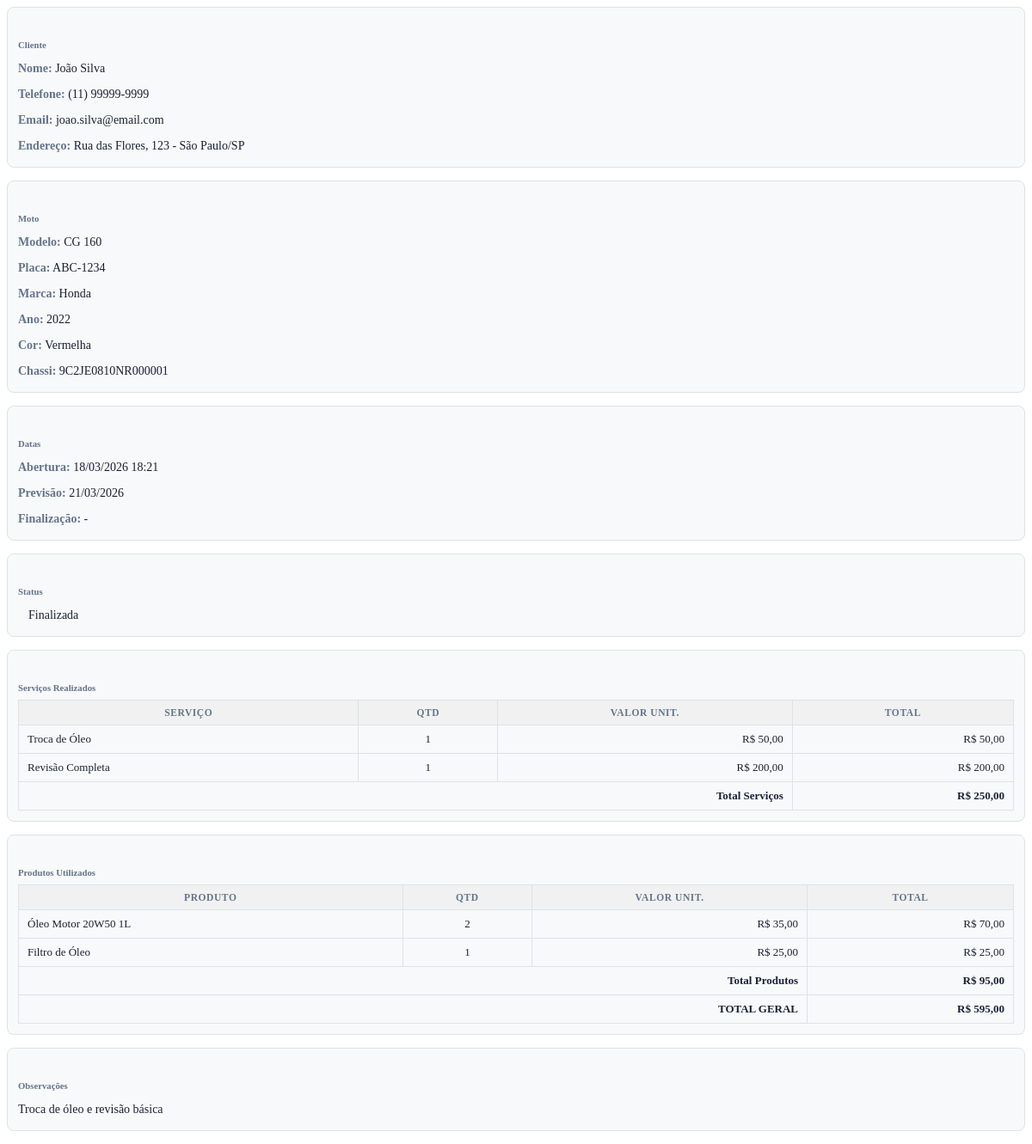
The page /modules/os/carregar_detalhes_os.php?id=1 (signed in) on the database its author committed.
### tables this page shows
CREATE TABLE `ordens_servico` (
  `id` int(11) NOT NULL,
  `numero_os` varchar(20) NOT NULL,
  `cliente_id` int(11) NOT NULL,
  `moto_id` int(11) NOT NULL,
  `status` enum('aberta','em_andamento','aguardando_pecas','finalizada','cancelada') DEFAULT 'aberta',
  `data_abertura` timestamp NULL DEFAULT CURRENT_TIMESTAMP,
  `data_previsao` date DEFAULT NULL,
  `data_finalizacao` date DEFAULT NULL,
  `observacoes` text,
  `created_by` int(11) DEFAULT NULL
);

CREATE TABLE `clientes` (
  `id` int(11) NOT NULL,
  `nome` varchar(100) NOT NULL,
  `cpf_cnpj` varchar(20) DEFAULT NULL,
  `telefone` varchar(20) DEFAULT NULL,
  `email` varchar(100) DEFAULT NULL,
  `endereco` text,
  `created_at` timestamp NULL DEFAULT CURRENT_TIMESTAMP
);

CREATE TABLE `motos` (
  `id` int(11) NOT NULL,
  `cliente_id` int(11) NOT NULL,
  `placa` varchar(10) NOT NULL,
  `modelo` varchar(50) DEFAULT NULL,
  `marca` varchar(50) DEFAULT NULL,
  `ano` int(4) DEFAULT NULL,
  `cor` varchar(20) DEFAULT NULL,
  `chassi` varchar(50) DEFAULT NULL,
  `created_at` timestamp NULL DEFAULT CURRENT_TIMESTAMP
);

CREATE TABLE `os_servicos` (
  `id` int(11) NOT NULL,
  `os_id` int(11) NOT NULL,
  `servico_id` int(11) NOT NULL,
  `mecanico_id` int(11) DEFAULT NULL,
  `quantidade` int(11) DEFAULT '1',
  `valor_unitario` decimal(10,2) NOT NULL,
  `tempo_gasto` int(11) DEFAULT NULL,
  `garantia_dias` int(11) DEFAULT NULL
);

CREATE TABLE `servicos` (
  `id` int(11) NOT NULL,
  `nome` varchar(100) NOT NULL,
  `descricao` text,
  `valor` decimal(10,2) DEFAULT '0.00',
  `tempo_estimado` int(11) DEFAULT NULL,
  `garantia_dias` int(11) DEFAULT '30',
  `ativo` tinyint(1) DEFAULT '1',
  `created_at` timestamp NULL DEFAULT CURRENT_TIMESTAMP
);

CREATE TABLE `os_produtos` (
  `id` int(11) NOT NULL,
  `os_id` int(11) NOT NULL,
  `produto_id` int(11) NOT NULL,
  `quantidade` int(11) NOT NULL,
  `valor_unitario` decimal(10,2) NOT NULL
);

CREATE TABLE `produtos` (
  `id` int(11) NOT NULL,
  `codigo_barras` varchar(50) DEFAULT NULL,
  `nome` varchar(100) NOT NULL,
  `descricao` text,
  `preco_compra` decimal(10,2) DEFAULT NULL,
  `preco_venda` decimal(10,2) NOT NULL,
  `estoque_atual` int(11) DEFAULT '0',
  `estoque_minimo` int(11) DEFAULT '5',
  `unidade` varchar(5) DEFAULT 'UN',
  `created_at` timestamp NULL DEFAULT CURRENT_TIMESTAMP
);

CREATE TABLE `mao_de_obra` (
  `id` int(11) NOT NULL,
  `valor_hora` decimal(10,2) NOT NULL DEFAULT '0.00',
  `descricao` varchar(255) DEFAULT NULL,
  `ativo` tinyint(1) DEFAULT '1',
  `created_at` timestamp NULL DEFAULT CURRENT_TIMESTAMP,
  `updated_at` timestamp NULL DEFAULT CURRENT_TIMESTAMP ON UPDATE CURRENT_TIMESTAMP
);

### modules/os/carregar_detalhes_os.php (the view, shortened to what this page needs)
<?php
require_once '../../config/config.php';
$id = $_GET['id'] ?? 0;
$query = "SELECT os.*, c.nome as cliente_nome, c.telefone, c.email, c.endereco,
          m.modelo as moto_modelo, m.placa, m.marca, m.ano, m.cor, m.chassi,
          u.nome as mecanico_nome
          FROM ordens_servico os
          JOIN clientes c ON os.cliente_id = c.id
          JOIN motos m ON os.moto_id = m.id
          LEFT JOIN usuarios u ON os.created_by = u.id
          WHERE os.id = :id";
$stmt = $db->prepare($query);
$stmt->execute([':id' => $id]);
$os = $stmt->fetch(PDO::FETCH_ASSOC);
$servicos = $db->query("SELECT os.*, s.nome as servico_nome, u.nome as mecanico
                        FROM os_servicos os
                        JOIN servicos s ON os.servico_id = s.id
                        LEFT JOIN usuarios u ON os.mecanico_id = u.id
                        WHERE os.os_id = $id")->fetchAll(PDO::FETCH_ASSOC);
$produtos = $db->query("SELECT op.*, p.nome as produto_nome
                        FROM os_produtos op
                        JOIN produtos p ON op.produto_id = p.id
                        WHERE op.os_id = $id")->fetchAll(PDO::FETCH_ASSOC);
$total_servicos = 0;
foreach($servicos as $s) {
    $total_servicos += $s['valor_unitario'] * $s['quantidade'];
}
$total_produtos = 0;
foreach($produtos as $p) {
    $total_produtos += $p['valor_unitario'] * $p['quantidade'];
}
$valor_hora = 0;
$total_horas = 0;
try {
    $stmt_mao = $db->prepare("SELECT valor_hora FROM mao_de_obra ORDER BY id DESC LIMIT 1");
    $stmt_mao->execute();
    $mao = $stmt_mao->fetch(PDO::FETCH_ASSOC);
    $valor_hora = (float)($mao['valor_hora'] ?? 0);
} catch(Exception $e) {}
foreach ($servicos as $s) {
    try {
        $stmt_t = $db->prepare("SELECT tempo_estimado FROM servicos WHERE id = ?");
        $stmt_t->execute([$s['servico_id']]);
        $svc_t = $stmt_t->fetch(PDO::FETCH_ASSOC);
        $total_horas += (float)($svc_t['tempo_estimado'] ?? 0) * $s['quantidade'] / 60;
    } catch(Exception $e) {}
}
$total_mao_obra = round($total_horas * $valor_hora, 2);
$total_geral = $total_servicos + $total_produtos + $total_mao_obra;
$status_lista = [
    'aberta' => 'Aberta',
    'em_andamento' => 'Em Andamento',
    'aguardando_pecas' => 'Aguardando Peças',
    'finalizada' => 'Finalizada',
    'cancelada' => 'Cancelada'
];
$status_badge = [
    'aberta' => 'warning',
    'em_andamento' => 'info',
    'aguardando_pecas' => 'danger',
    'finalizada' => 'success',
    'cancelada' => 'secondary'
];
?>
<div class="container-fluid">
    <div class="row">
        <div class="col-md-6">
            <div class="info-box-os">
                <h6><i class="ph-bold ph-user"></i> <strong>Cliente</strong></h6>
                <p class="mb-1"><strong>Nome:</strong> <?php echo $os['cliente_nome']; ?></p>
                <p class="mb-1"><strong>Telefone:</strong> <?php echo $os['telefone'] ?: '-'; ?></p>
                <p class="mb-1"><strong>Email:</strong> <?php echo $os['email'] ?: '-'; ?></p>
                <p class="mb-0"><strong>Endereço:</strong> <?php echo $os['endereco'] ?: '-'; ?></p>
            </div>
        </div>
        <div class="col-md-6">
            <div class="info-box-os">
                <h6><i class="ph-bold ph-motorcycle"></i> <strong>Moto</strong></h6>
                <p class="mb-1"><strong>Modelo:</strong> <?php echo $os['moto_modelo']; ?></p>
                <p class="mb-1"><strong>Placa:</strong> <?php echo $os['placa']; ?></p>
                <p class="mb-1"><strong>Marca:</strong> <?php echo $os['marca'] ?: '-'; ?></p>
                <p class="mb-1"><strong>Ano:</strong> <?php echo $os['ano'] ?: '-'; ?></p>
                <p class="mb-1"><strong>Cor:</strong> <?php echo $os['cor'] ?: '-'; ?></p>
                <p class="mb-0"><strong>Chassi:</strong> <?php echo $os['chassi'] ?: '-'; ?></p>
            </div>
        </div>
    </div>
    <div class="row">
        <div class="col-md-6">
            <div class="info-box-os">
                <h6><i class="ph-bold ph-calendar"></i> <strong>Datas</strong></h6>
                <p class="mb-1"><strong>Abertura:</strong> <?php echo date('d/m/Y H:i', strtotime($os['data_abertura'])); ?></p>
                <p class="mb-1"><strong>Previsão:</strong> <?php echo $os['data_previsao'] ? date('d/m/Y', strtotime($os['data_previsao'])) : '-'; ?></p>
                <p class="mb-0"><strong>Finalização:</strong> <?php echo $os['data_finalizacao'] ? date('d/m/Y H:i', strtotime($os['data_finalizacao'])) : '-'; ?></p>
            </div>
        </div>
        <div class="col-md-6">
            <div class="info-box-os">
                <h6><i class="ph-bold ph-tag"></i> <strong>Status</strong></h6>
                <p><span class="badge bg-<?php echo $status_badge[$os['status']]; ?> status-badge-os"><?php echo $status_lista[$os['status']]; ?></span></p>
            </div>
        </div>
    </div>
    <?php if(count($servicos) > 0): ?>
    <div class="info-box-os">
        <h6><i class="ph-bold ph-toolbox"></i> <strong>Serviços Realizados</strong></h6>
        <table class="table-os">
            <thead>
                <tr><th>Serviço</th><th>Qtd</th><th>Valor Unit.</th><th>Total</th></tr>
            </thead>
            <tbody>
                <?php foreach($servicos as $s): ?>
                <tr>
                    <td><?php echo $s['servico_nome']; ?></td>
                    <td class="text-center"><?php echo $s['quantidade']; ?></td>
                    <td class="text-end">R$ <?php echo number_format($s['valor_unitario'], 2, ',', '.'); ?></td>
                    <td class="text-end">R$ <?php echo number_format($s['valor_unitario'] * $s['quantidade'], 2, ',', '.'); ?></td>
                </tr>
                <?php endforeach; ?>
            </tbody>
            <tfoot>
                <tr class="fw-bold"><td colspan="3" class="text-end">Total Serviços</td><td class="text-end">R$ <?php echo number_format($total_servicos, 2, ',', '.'); ?></td></tr>
            </tfoot>
        </table>
    </div>
    <?php endif; ?>
    <?php if(count($produtos) > 0): ?>
    <div class="info-box-os">
        <h6><i class="ph-bold ph-package"></i> <strong>Produtos Utilizados</strong></h6>
        <table class="table-os">
            <thead><tr><th>Produto</th><th>Qtd</th><th>Valor Unit.</th><th>Total</th></tr></thead>
            <tbody>
                <?php foreach($produtos as $p): ?>
                <tr>
                    <td><?php echo $p['produto_nome']; ?></td>
                    <td class="text-center"><?php echo $p['quantidade']; ?></td>
                    <td class="text-end">R$ <?php echo number_format($p['valor_unitario'], 2, ',', '.'); ?></td>
                    <td class="text-end">R$ <?php echo number_format($p['valor_unitario'] * $p['quantidade'], 2, ',', '.'); ?></td>
                </tr>
                <?php endforeach; ?>
            </tbody>
            <tfoot>
                <tr class="fw-bold"><td colspan="3" class="text-end">Total Produtos</td><td class="text-end">R$ <?php echo number_format($total_produtos, 2, ',', '.'); ?></td></tr>
                <tr class="fw-bold" class="total-row"><td colspan="3" class="text-end">TOTAL GERAL</td><td class="text-end">R$ <?php echo number_format($total_geral, 2, ',', '.'); ?></td></tr>
            </tfoot>
        </table>
    </div>
    <?php endif; ?>
    <?php if($os['observacoes']): ?>
    <div class="info-box-os">
        <h6><i class="bi bi-chat-text"></i> <strong>Observações</strong></h6>
        <p><?php echo nl2br($os['observacoes']); ?></p>
    </div>
    <?php endif; ?>
</div>

### modules/os/carregar_detalhes_os.php (style rules this page uses)
.info-box-os { background: var(--bg-card2, #f8f9fa); padding: 12px; border-radius: 8px; margin-bottom: 15px; border: 1px solid var(--border, #dee2e6); color: var(--text, #1a2035); }
.info-box-os h6 { color: var(--text, #1a2035); margin-bottom: 8px; }
.info-box-os p { color: var(--text, #1a2035); margin-bottom: 4px; font-size: .875rem; }
.info-box-os strong { color: var(--text-muted, #64748b); font-weight: 600; }
.status-badge-os { font-size: 0.875rem; padding: 5px 12px; }
.table-os { font-size: 13px; width: 100%; border-collapse: collapse; color: var(--text, #1a2035); }
.table-os th, .table-os td { border: 1px solid var(--border, #dee2e6); padding: 8px 10px; }
.table-os th { background: var(--bg-card2, #f1f1f1); color: var(--text-muted, #64748b); font-size: .72rem; font-weight: 600; letter-spacing: .05em; text-transform: uppercase; }
.table-os td { background: transparent; }
.table-os tfoot td { background: var(--bg-card2, #f8f9fa); font-weight: 700; color: var(--text, #1a2035); }
.text-end { text-align: right; }
.text-center { text-align: center; }
.fw-bold { font-weight: bold; }

### rows shown on the page
ordens_servico: cliente.nome "João Silva", cliente.telefone "(11) 99999-9999", cliente.email "joao.silva@email.com", cliente.endereco "Rua das Flores, 123 - São Paulo/SP", moto.modelo "CG 160", moto.placa "ABC-1234", moto.marca "Honda", moto.ano "2022", moto.cor "Vermelha", moto.chassi "9C2JE0810NR000001", data_abertura "18/03/2026 18:21", data_previsao "21/03/2026", status "Finalizada", observacoes "Troca de óleo e revisão básica"
os_servicos: servico.nome "Troca de Óleo", quantidade "1", valor_unitario "50,00", $s['valor_unitario'] * $s['quantidade'] "50,00"
os_servicos: servico.nome "Revisão Completa", quantidade "1", valor_unitario "200,00", $s['valor_unitario'] * $s['quantidade'] "200,00"
os_produtos: produto.nome "Óleo Motor 20W50 1L", quantidade "2", valor_unitario "35,00", $p['valor_unitario'] * $p['quantidade'] "70,00"
os_produtos: produto.nome "Filtro de Óleo", quantidade "1", valor_unitario "25,00", $p['valor_unitario'] * $p['quantidade'] "25,00"
mao_de_obra: valor_hora "595,00"

### other values the page prints
$total_servicos "250,00"
$total_produtos "95,00"
